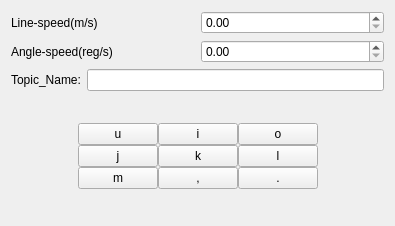
<?xml version="1.0" encoding="UTF-8"?>
<ui version="4.0">
 <class>cmd_button</class>
 <widget class="QWidget" name="cmd_button">
  <property name="geometry">
   <rect>
    <x>0</x>
    <y>0</y>
    <width>395</width>
    <height>226</height>
   </rect>
  </property>
  <property name="windowTitle">
   <string>Form</string>
  </property>
  <layout class="QVBoxLayout" name="verticalLayout_4">
   <item>
    <widget class="QWidget" name="widget_7" native="true">
     <layout class="QVBoxLayout" name="verticalLayout">
      <property name="leftMargin">
       <number>0</number>
      </property>
      <property name="topMargin">
       <number>0</number>
      </property>
      <property name="rightMargin">
       <number>0</number>
      </property>
      <property name="bottomMargin">
       <number>0</number>
      </property>
      <item>
       <widget class="QWidget" name="widget_6" native="true">
        <layout class="QVBoxLayout" name="verticalLayout_2">
         <property name="leftMargin">
          <number>0</number>
         </property>
         <property name="topMargin">
          <number>0</number>
         </property>
         <property name="rightMargin">
          <number>0</number>
         </property>
         <property name="bottomMargin">
          <number>0</number>
         </property>
         <item>
          <widget class="QWidget" name="widget_4" native="true">
           <layout class="QHBoxLayout" name="horizontalLayout_2">
            <property name="leftMargin">
             <number>0</number>
            </property>
            <property name="topMargin">
             <number>0</number>
            </property>
            <property name="rightMargin">
             <number>0</number>
            </property>
            <property name="bottomMargin">
             <number>0</number>
            </property>
            <item>
             <widget class="QLabel" name="label_2">
              <property name="text">
               <string>Line-speed(m/s)</string>
              </property>
             </widget>
            </item>
            <item>
             <widget class="QDoubleSpinBox" name="line_speed"/>
            </item>
           </layout>
          </widget>
         </item>
         <item>
          <widget class="QWidget" name="widget_5" native="true">
           <layout class="QHBoxLayout" name="horizontalLayout_3">
            <property name="leftMargin">
             <number>0</number>
            </property>
            <property name="topMargin">
             <number>0</number>
            </property>
            <property name="rightMargin">
             <number>0</number>
            </property>
            <property name="bottomMargin">
             <number>0</number>
            </property>
            <item>
             <widget class="QLabel" name="label_3">
              <property name="text">
               <string>Angle-speed(reg/s)</string>
              </property>
             </widget>
            </item>
            <item>
             <widget class="QDoubleSpinBox" name="angle_speed"/>
            </item>
           </layout>
          </widget>
         </item>
        </layout>
       </widget>
      </item>
      <item>
       <widget class="QWidget" name="widget_2" native="true">
        <layout class="QHBoxLayout" name="horizontalLayout">
         <property name="leftMargin">
          <number>0</number>
         </property>
         <property name="topMargin">
          <number>0</number>
         </property>
         <property name="rightMargin">
          <number>0</number>
         </property>
         <property name="bottomMargin">
          <number>0</number>
         </property>
         <item>
          <widget class="QLabel" name="label">
           <property name="text">
            <string>Topic_Name:</string>
           </property>
          </widget>
         </item>
         <item>
          <widget class="QLineEdit" name="topic_name"/>
         </item>
        </layout>
       </widget>
      </item>
     </layout>
    </widget>
   </item>
   <item>
    <spacer name="verticalSpacer">
     <property name="orientation">
      <enum>Qt::Vertical</enum>
     </property>
     <property name="sizeHint" stdset="0">
      <size>
       <width>20</width>
       <height>40</height>
      </size>
     </property>
    </spacer>
   </item>
   <item>
    <widget class="QWidget" name="widget_3" native="true">
     <layout class="QVBoxLayout" name="verticalLayout_3">
      <property name="spacing">
       <number>0</number>
      </property>
      <property name="leftMargin">
       <number>0</number>
      </property>
      <property name="topMargin">
       <number>0</number>
      </property>
      <property name="rightMargin">
       <number>0</number>
      </property>
      <property name="bottomMargin">
       <number>0</number>
      </property>
      <item>
       <widget class="QWidget" name="widget" native="true">
        <layout class="QGridLayout" name="gridLayout">
         <property name="leftMargin">
          <number>0</number>
         </property>
         <property name="topMargin">
          <number>0</number>
         </property>
         <property name="rightMargin">
          <number>0</number>
         </property>
         <property name="bottomMargin">
          <number>0</number>
         </property>
         <property name="spacing">
          <number>0</number>
         </property>
         <item row="1" column="2">
          <widget class="QPushButton" name="stop">
           <property name="text">
            <string>k</string>
           </property>
           <property name="autoRepeat">
            <bool>true</bool>
           </property>
          </widget>
         </item>
         <item row="2" column="2">
          <widget class="QPushButton" name="back">
           <property name="text">
            <string>,</string>
           </property>
           <property name="autoRepeat">
            <bool>true</bool>
           </property>
          </widget>
         </item>
         <item row="1" column="3">
          <widget class="QPushButton" name="right">
           <property name="text">
            <string>l</string>
           </property>
           <property name="autoRepeat">
            <bool>true</bool>
           </property>
          </widget>
         </item>
         <item row="0" column="1">
          <widget class="QPushButton" name="top_left">
           <property name="text">
            <string>u</string>
           </property>
           <property name="checkable">
            <bool>false</bool>
           </property>
           <property name="autoRepeat">
            <bool>true</bool>
           </property>
          </widget>
         </item>
         <item row="2" column="3">
          <widget class="QPushButton" name="back_right">
           <property name="text">
            <string>.</string>
           </property>
           <property name="autoRepeat">
            <bool>true</bool>
           </property>
          </widget>
         </item>
         <item row="3" column="2">
          <spacer name="verticalSpacer_2">
           <property name="orientation">
            <enum>Qt::Vertical</enum>
           </property>
           <property name="sizeHint" stdset="0">
            <size>
             <width>20</width>
             <height>40</height>
            </size>
           </property>
          </spacer>
         </item>
         <item row="0" column="3">
          <widget class="QPushButton" name="top_right">
           <property name="text">
            <string>o</string>
           </property>
           <property name="autoRepeat">
            <bool>true</bool>
           </property>
          </widget>
         </item>
         <item row="2" column="1">
          <widget class="QPushButton" name="back_left">
           <property name="text">
            <string>m</string>
           </property>
           <property name="autoRepeat">
            <bool>true</bool>
           </property>
          </widget>
         </item>
         <item row="1" column="4">
          <spacer name="horizontalSpacer">
           <property name="orientation">
            <enum>Qt::Horizontal</enum>
           </property>
           <property name="sizeHint" stdset="0">
            <size>
             <width>40</width>
             <height>20</height>
            </size>
           </property>
          </spacer>
         </item>
         <item row="0" column="2">
          <widget class="QPushButton" name="top">
           <property name="text">
            <string>i</string>
           </property>
           <property name="autoRepeat">
            <bool>true</bool>
           </property>
          </widget>
         </item>
         <item row="1" column="1">
          <widget class="QPushButton" name="left">
           <property name="text">
            <string>j</string>
           </property>
           <property name="autoRepeat">
            <bool>true</bool>
           </property>
          </widget>
         </item>
         <item row="1" column="0">
          <spacer name="horizontalSpacer_2">
           <property name="orientation">
            <enum>Qt::Horizontal</enum>
           </property>
           <property name="sizeHint" stdset="0">
            <size>
             <width>40</width>
             <height>20</height>
            </size>
           </property>
          </spacer>
         </item>
        </layout>
       </widget>
      </item>
     </layout>
    </widget>
   </item>
  </layout>
 </widget>
 <resources/>
 <connections/>
</ui>
